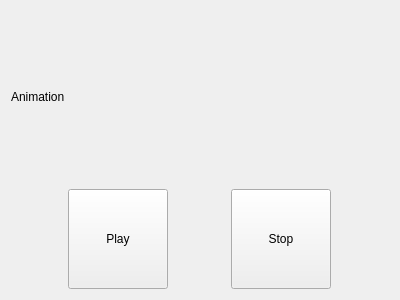
<?xml version="1.0" encoding="UTF-8"?>
<ui version="4.0">
 <class>AnimationWidget</class>
 <widget class="QWidget" name="AnimationWidget">
  <property name="geometry">
   <rect>
    <x>0</x>
    <y>0</y>
    <width>400</width>
    <height>300</height>
   </rect>
  </property>
  <property name="windowTitle">
   <string>Form</string>
  </property>
  <layout class="QVBoxLayout" name="verticalLayout">
   <item>
    <widget class="QLabel" name="animation_label">
     <property name="text">
      <string>Animation</string>
     </property>
    </widget>
   </item>
   <item>
    <layout class="QHBoxLayout" name="horizontalLayout">
     <item>
      <widget class="QPushButton" name="play_button">
       <property name="sizePolicy">
        <sizepolicy hsizetype="Fixed" vsizetype="Fixed">
         <horstretch>0</horstretch>
         <verstretch>0</verstretch>
        </sizepolicy>
       </property>
       <property name="minimumSize">
        <size>
         <width>100</width>
         <height>100</height>
        </size>
       </property>
       <property name="text">
        <string>Play</string>
       </property>
       <property name="icon">
        <iconset resource="../resources.qrc">
         <normaloff>:/images/play_icon.png</normaloff>:/images/play_icon.png</iconset>
       </property>
      </widget>
     </item>
     <item>
      <widget class="QPushButton" name="stop_button">
       <property name="sizePolicy">
        <sizepolicy hsizetype="Fixed" vsizetype="Fixed">
         <horstretch>0</horstretch>
         <verstretch>0</verstretch>
        </sizepolicy>
       </property>
       <property name="minimumSize">
        <size>
         <width>100</width>
         <height>100</height>
        </size>
       </property>
       <property name="text">
        <string>Stop</string>
       </property>
       <property name="icon">
        <iconset resource="../resources.qrc">
         <normaloff>:/images/stop_icon.png</normaloff>:/images/stop_icon.png</iconset>
       </property>
      </widget>
     </item>
    </layout>
   </item>
  </layout>
 </widget>
 <resources>
  <include location="../resources.qrc"/>
 </resources>
 <connections/>
</ui>
